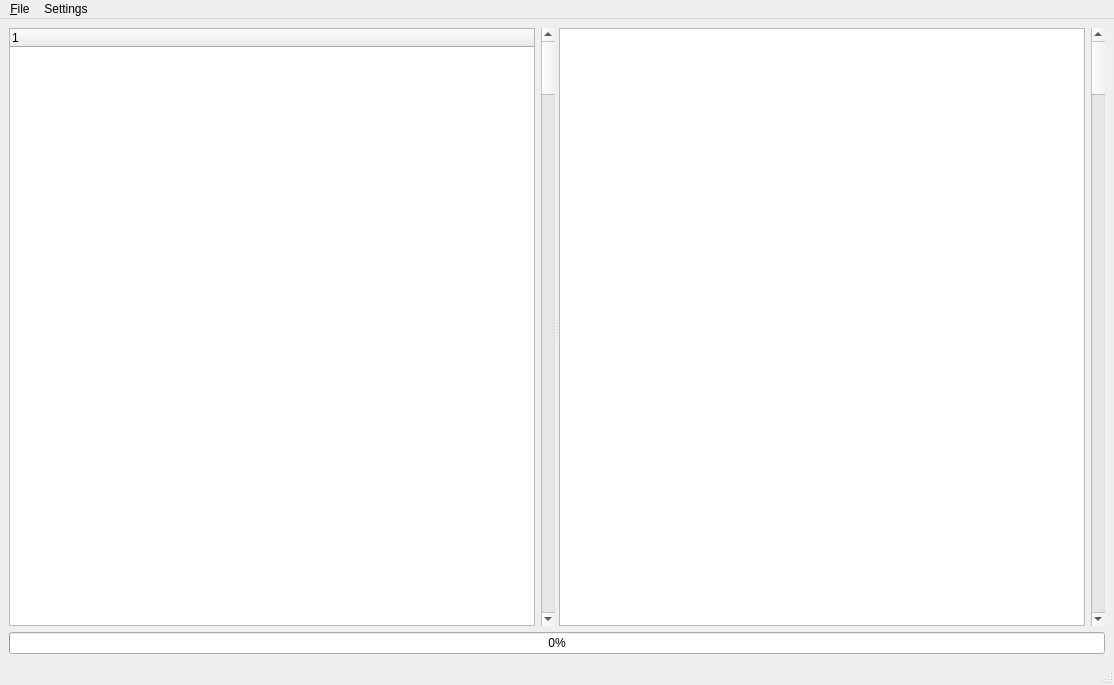
<?xml version="1.0" encoding="UTF-8"?>
<ui version="4.0">
 <class>testRunWindow</class>
 <widget class="QMainWindow" name="testRunWindow">
  <property name="geometry">
   <rect>
    <x>0</x>
    <y>0</y>
    <width>1114</width>
    <height>685</height>
   </rect>
  </property>
  <property name="windowTitle">
   <string>User Load Test</string>
  </property>
  <widget class="QWidget" name="centralwidget">
   <layout class="QVBoxLayout" name="verticalLayout">
    <item>
     <widget class="QSplitter" name="splitter">
      <property name="orientation">
       <enum>Qt::Horizontal</enum>
      </property>
      <widget class="QWidget" name="layoutWidget">
       <layout class="QHBoxLayout" name="horizontalLayout_2">
        <item>
         <widget class="QTreeWidget" name="treeWidget">
          <column>
           <property name="text">
            <string notr="true">1</string>
           </property>
          </column>
         </widget>
        </item>
        <item>
         <widget class="QScrollBar" name="verticalScrollBar_2">
          <property name="orientation">
           <enum>Qt::Vertical</enum>
          </property>
         </widget>
        </item>
       </layout>
       <zorder>verticalScrollBar_2</zorder>
       <zorder>treeWidget</zorder>
      </widget>
      <widget class="QWidget" name="layoutWidget">
       <layout class="QHBoxLayout" name="horizontalLayout">
        <item>
         <widget class="QTextEdit" name="textEdit"/>
        </item>
        <item>
         <widget class="QScrollBar" name="verticalScrollBar">
          <property name="orientation">
           <enum>Qt::Vertical</enum>
          </property>
         </widget>
        </item>
       </layout>
      </widget>
     </widget>
    </item>
    <item>
     <widget class="QProgressBar" name="progressBar">
      <property name="value">
       <number>0</number>
      </property>
     </widget>
    </item>
   </layout>
  </widget>
  <widget class="QMenuBar" name="menubar">
   <property name="geometry">
    <rect>
     <x>0</x>
     <y>0</y>
     <width>1114</width>
     <height>26</height>
    </rect>
   </property>
   <widget class="QMenu" name="menu_File">
    <property name="title">
     <string>&amp;File</string>
    </property>
    <addaction name="action_Open"/>
    <addaction name="action_Save"/>
    <addaction name="actionExit"/>
   </widget>
   <widget class="QMenu" name="menuSettings">
    <property name="title">
     <string>Settings</string>
    </property>
    <addaction name="actionLog_Location"/>
   </widget>
   <addaction name="menu_File"/>
   <addaction name="menuSettings"/>
  </widget>
  <widget class="QStatusBar" name="statusbar"/>
  <action name="action_Open">
   <property name="text">
    <string>&amp;Open</string>
   </property>
  </action>
  <action name="action_Save">
   <property name="text">
    <string>&amp;Save</string>
   </property>
  </action>
  <action name="actionLog_Location">
   <property name="text">
    <string>Log Location</string>
   </property>
  </action>
  <action name="actionExit">
   <property name="text">
    <string>Exit</string>
   </property>
  </action>
 </widget>
 <resources/>
 <connections/>
</ui>
